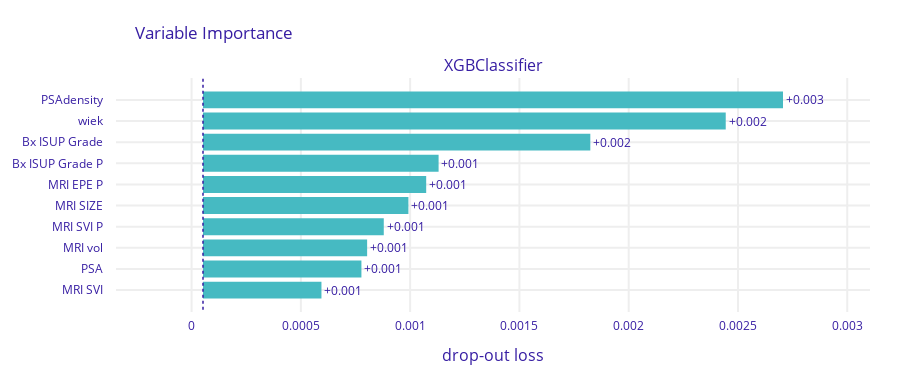

Source (notebook cell):
### Code cell
hyperparams = {'colsample_bytree': 0.8, 'gamma': 0.2, 'learning_rate': 0.1, 'max_depth': 3, 'n_estimators': 200, 'subsample': 0.6}

untrained_model = XGBClassifier(random_state=42, **hyperparams)

y_true, y_pred, y_pred_probs, false_positive_rate, true_positive_rate, total_roc_auc, trained_model = train_and_evaluate_model(untrained_model, X_smote_df, y_smote, numerical_cols, categorical_cols, n_folds=5)
plot_roc(false_positive_rate, true_positive_rate, total_roc_auc)
plot_confusion_matrix(y_true, y_pred)
plot_feature_importances(trained_model, X_smote_df, y_smote)
plot_discrimination_threshold(untrained_model, X_smote_df, y_smote)
brier = brier_score_loss(y_true, y_pred_probs)
print(f"Brier score: {brier:.4f}")

### Figure 1 — Plotly figure (JSON) as saved in the notebook; plotly's stock layout.template omitted (floating-point values rounded to 4 significant figures)
{"data": [{"base": 5.226e-05, "hoverinfo": "text", "hoverlabel": {"bgcolor": "rgba(0,0,0,0.8)"}, "hovertext": ["Model: XGBClassifier loss after<br>variable: PSAdensity is permuted: 0.003<br>Drop-out loss change: +0.003", "Model: XGBClassifier loss after<br>variable: wiek is permuted: 0.002<br>Drop-out loss change: +0.002", "Model: XGBClassifier loss after<br>variable: Bx ISUP Grade is permuted: 0.002<br>Drop-out loss change: +0.002", "Model: XGBClassifier loss after<br>variable: Bx ISUP Grade P is permuted: 0.001<br>Drop-out loss change: +0.001", "Model: XGBClassifier loss after<br>variable: MRI EPE P is permuted: 0.001<br>Drop-out loss change: +0.001", "Model: XGBClassifier loss after<br>variable: MRI SIZE is permuted: 0.001<br>Drop-out loss change: +0.001", "Model: XGBClassifier loss after<br>variable: MRI SVI P is permuted: 0.001<br>Drop-out loss change: +0.001", "Model: XGBClassifier loss after<br>variable: MRI vol is permuted: 0.001<br>Drop-out loss change: +0.001", "Model: XGBClassifier loss after<br>variable: PSA is permuted: 0.001<br>Drop-out loss change: +0.001", "Model: XGBClassifier loss after<br>variable: MRI SVI is permuted: 0.001<br>Drop-out loss change: +0.001"], "marker": {"color": "#46bac2"}, "orientation": "h", "showlegend": false, "text": ["+0.003", "+0.002", "+0.002", "+0.001", "+0.001", "+0.001", "+0.001", "+0.001", "+0.001", "+0.001"], "textposition": "outside", "type": "bar", "x": [0.002654, 0.002392, 0.001772, 0.001078, 0.001021, 0.0009399, 0.0008271, 0.000751, 0.0007249, 0.000542], "xaxis": "x", "y": ["PSAdensity", "wiek", "Bx ISUP Grade", "Bx ISUP Grade P", "MRI EPE P", "MRI SIZE", "MRI SVI P", "MRI vol", "PSA", "MRI SVI"], "yaxis": "y"}], "layout": {"annotations": [{"font": {"size": 16}, "showarrow": false, "text": "XGBClassifier", "x": 0.5, "xanchor": "center", "xref": "paper", "y": 1, "yanchor": "bottom", "yref": "paper"}, {"font": {"size": 16}, "showarrow": false, "text": "drop-out loss", "x": 0.5, "xanchor": "center", "xref": "paper", "y": 0, "yanchor": "top", "yref": "paper", "yshift": -30}], "font": {"color": "#371ea3"}, "height": 383, "margin": {"b": 71, "r": 30, "t": 78}, "shapes": [{"line": {"color": "#371ea3", "dash": "dot", "width": 1.5}, "type": "line", "x0": 5.226e-05, "x1": 5.226e-05, "xref": "x", "y0": -1, "y1": 10, "yref": "y"}], "title": {"text": "Variable Importance", "x": 0.15}, "xaxis": {"anchor": "y", "automargin": true, "domain": [0, 1], "fixedrange": true, "gridwidth": 2, "range": [-0.0003458, 0.003104], "tickcolor": "white", "ticklen": 3, "ticks": "outside", "type": "linear", "zeroline": false}, "yaxis": {"anchor": "x", "automargin": true, "autorange": "reversed", "domain": [0, 1], "fixedrange": true, "gridwidth": 2, "tickcolor": "white", "ticklen": 10, "ticks": "outside", "type": "category"}}}
